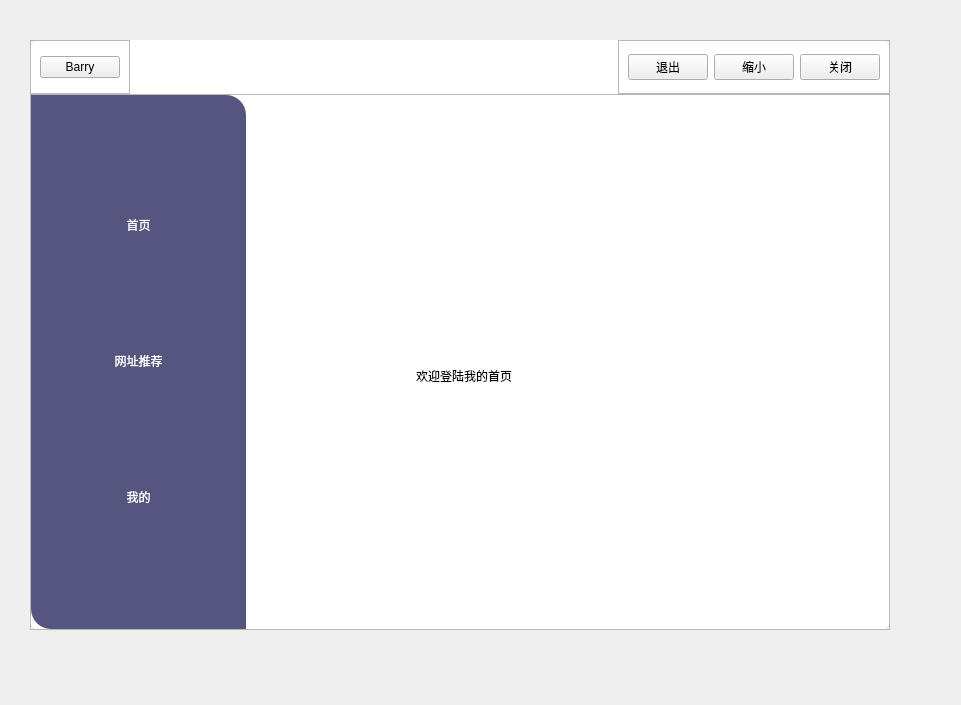
<?xml version="1.0" encoding="UTF-8"?>
<ui version="4.0">
 <class>MyWindow</class>
 <widget class="QMainWindow" name="MyWindow">
  <property name="geometry">
   <rect>
    <x>0</x>
    <y>0</y>
    <width>961</width>
    <height>705</height>
   </rect>
  </property>
  <property name="windowTitle">
   <string>MainWindow</string>
  </property>
  <widget class="QWidget" name="centralwidget">
   <widget class="QFrame" name="frame">
    <property name="geometry">
     <rect>
      <x>30</x>
      <y>40</y>
      <width>860</width>
      <height>590</height>
     </rect>
    </property>
    <property name="minimumSize">
     <size>
      <width>860</width>
      <height>590</height>
     </size>
    </property>
    <property name="styleSheet">
     <string notr="true">#frame{
	background-color: rgb(255, 255, 255);
  border-top-left-radius:10px;
  border-top-right-radius:10px;
  border-bottom-left-radius:10px;
  border-bottom-right-radius:10px;
	

}</string>
    </property>
    <property name="frameShape">
     <enum>QFrame::StyledPanel</enum>
    </property>
    <property name="frameShadow">
     <enum>QFrame::Raised</enum>
    </property>
    <layout class="QVBoxLayout" name="verticalLayout">
     <property name="spacing">
      <number>0</number>
     </property>
     <property name="leftMargin">
      <number>0</number>
     </property>
     <property name="topMargin">
      <number>0</number>
     </property>
     <property name="rightMargin">
      <number>0</number>
     </property>
     <property name="bottomMargin">
      <number>0</number>
     </property>
     <item>
      <widget class="QFrame" name="frame_2">
       <property name="sizePolicy">
        <sizepolicy hsizetype="Preferred" vsizetype="Preferred">
         <horstretch>0</horstretch>
         <verstretch>1</verstretch>
        </sizepolicy>
       </property>
       <property name="styleSheet">
        <string notr="true">#frame_2{
  background-color: rgb(255, 255, 255);
  border-top-left-radius:20px;
  border-top-right-radius:20px;
}</string>
       </property>
       <property name="frameShape">
        <enum>QFrame::StyledPanel</enum>
       </property>
       <property name="frameShadow">
        <enum>QFrame::Raised</enum>
       </property>
       <layout class="QHBoxLayout" name="horizontalLayout">
        <property name="spacing">
         <number>0</number>
        </property>
        <property name="leftMargin">
         <number>0</number>
        </property>
        <property name="topMargin">
         <number>0</number>
        </property>
        <property name="rightMargin">
         <number>0</number>
        </property>
        <property name="bottomMargin">
         <number>0</number>
        </property>
        <item alignment="Qt::AlignLeft">
         <widget class="QFrame" name="frame_4">
          <property name="sizePolicy">
           <sizepolicy hsizetype="Preferred" vsizetype="Preferred">
            <horstretch>0</horstretch>
            <verstretch>0</verstretch>
           </sizepolicy>
          </property>
          <property name="frameShape">
           <enum>QFrame::StyledPanel</enum>
          </property>
          <property name="frameShadow">
           <enum>QFrame::Raised</enum>
          </property>
          <layout class="QHBoxLayout" name="horizontalLayout_2">
           <item>
            <widget class="QPushButton" name="pushButton">
             <property name="sizePolicy">
              <sizepolicy hsizetype="Preferred" vsizetype="Fixed">
               <horstretch>0</horstretch>
               <verstretch>0</verstretch>
              </sizepolicy>
             </property>
             <property name="text">
              <string>Barry</string>
             </property>
            </widget>
           </item>
          </layout>
         </widget>
        </item>
        <item alignment="Qt::AlignRight">
         <widget class="QFrame" name="frame_5">
          <property name="sizePolicy">
           <sizepolicy hsizetype="Expanding" vsizetype="Preferred">
            <horstretch>0</horstretch>
            <verstretch>0</verstretch>
           </sizepolicy>
          </property>
          <property name="frameShape">
           <enum>QFrame::StyledPanel</enum>
          </property>
          <property name="frameShadow">
           <enum>QFrame::Raised</enum>
          </property>
          <layout class="QHBoxLayout" name="horizontalLayout_3">
           <item>
            <widget class="QPushButton" name="pushButton_logout">
             <property name="text">
              <string>退出</string>
             </property>
            </widget>
           </item>
           <item>
            <widget class="QPushButton" name="pushButton_3">
             <property name="text">
              <string>缩小</string>
             </property>
            </widget>
           </item>
           <item>
            <widget class="QPushButton" name="pushButton_2">
             <property name="text">
              <string>关闭</string>
             </property>
            </widget>
           </item>
          </layout>
         </widget>
        </item>
       </layout>
      </widget>
     </item>
     <item>
      <widget class="QFrame" name="frame_3">
       <property name="sizePolicy">
        <sizepolicy hsizetype="Preferred" vsizetype="Preferred">
         <horstretch>0</horstretch>
         <verstretch>10</verstretch>
        </sizepolicy>
       </property>
       <property name="frameShape">
        <enum>QFrame::StyledPanel</enum>
       </property>
       <property name="frameShadow">
        <enum>QFrame::Raised</enum>
       </property>
       <layout class="QHBoxLayout" name="horizontalLayout_4">
        <property name="spacing">
         <number>0</number>
        </property>
        <property name="leftMargin">
         <number>0</number>
        </property>
        <property name="topMargin">
         <number>0</number>
        </property>
        <property name="rightMargin">
         <number>0</number>
        </property>
        <property name="bottomMargin">
         <number>0</number>
        </property>
        <item>
         <widget class="QFrame" name="frame_6">
          <property name="sizePolicy">
           <sizepolicy hsizetype="Expanding" vsizetype="Preferred">
            <horstretch>1</horstretch>
            <verstretch>0</verstretch>
           </sizepolicy>
          </property>
          <property name="styleSheet">
           <string notr="true">#frame_6{
	background-color: rgb(85, 85, 127);
	border-bottom-left-radius:20px;
    border-top-right-radius:20px;
}

QPushButton{
border:none;
color:rgb(255, 255, 255);
font: 12pt &quot;幼圆&quot;;
}

QPushButton:hover{
	color: rgb(218, 218, 218);
}
QPushButton:pressed{
	padding-left:5px;
padding-top:5px;

}</string>
          </property>
          <property name="frameShape">
           <enum>QFrame::StyledPanel</enum>
          </property>
          <property name="frameShadow">
           <enum>QFrame::Raised</enum>
          </property>
          <layout class="QVBoxLayout" name="verticalLayout_2">
           <item>
            <widget class="QPushButton" name="pushButton_home">
             <property name="styleSheet">
              <string notr="true"/>
             </property>
             <property name="text">
              <string>首页</string>
             </property>
            </widget>
           </item>
           <item>
            <widget class="QPushButton" name="pushButton_web">
             <property name="styleSheet">
              <string notr="true"/>
             </property>
             <property name="text">
              <string>网址推荐</string>
             </property>
            </widget>
           </item>
           <item>
            <widget class="QPushButton" name="pushButton_my">
             <property name="styleSheet">
              <string notr="true"/>
             </property>
             <property name="text">
              <string>我的</string>
             </property>
            </widget>
           </item>
          </layout>
         </widget>
        </item>
        <item>
         <widget class="QFrame" name="frame_7">
          <property name="sizePolicy">
           <sizepolicy hsizetype="Preferred" vsizetype="Preferred">
            <horstretch>3</horstretch>
            <verstretch>0</verstretch>
           </sizepolicy>
          </property>
          <property name="styleSheet">
           <string notr="true">#frame_7{
	background-color: rgb(255, 255, 255);
border-bottom-right-radius:20px;
}</string>
          </property>
          <property name="frameShape">
           <enum>QFrame::StyledPanel</enum>
          </property>
          <property name="frameShadow">
           <enum>QFrame::Raised</enum>
          </property>
          <layout class="QVBoxLayout" name="verticalLayout_3">
           <property name="spacing">
            <number>0</number>
           </property>
           <property name="leftMargin">
            <number>0</number>
           </property>
           <property name="topMargin">
            <number>0</number>
           </property>
           <property name="rightMargin">
            <number>0</number>
           </property>
           <property name="bottomMargin">
            <number>0</number>
           </property>
           <item>
            <widget class="QStackedWidget" name="stackedWidget">
             <property name="currentIndex">
              <number>0</number>
             </property>
             <widget class="QWidget" name="page_home">
              <widget class="QLabel" name="label">
               <property name="geometry">
                <rect>
                 <x>170</x>
                 <y>220</y>
                 <width>361</width>
                 <height>121</height>
                </rect>
               </property>
               <property name="styleSheet">
                <string notr="true">font: 20pt &quot;华文行楷&quot;;</string>
               </property>
               <property name="text">
                <string>欢迎登陆我的首页</string>
               </property>
              </widget>
             </widget>
             <widget class="QWidget" name="page_web">
              <layout class="QVBoxLayout" name="verticalLayout_4">
               <item alignment="Qt::AlignHCenter">
                <widget class="QFrame" name="frame_8">
                 <property name="minimumSize">
                  <size>
                   <width>370</width>
                   <height>390</height>
                  </size>
                 </property>
                 <property name="maximumSize">
                  <size>
                   <width>370</width>
                   <height>390</height>
                  </size>
                 </property>
                 <property name="styleSheet">
                  <string notr="true">QPushButton{
border:2px solid gray;
border-radius:7px
}

QPushButton:hover{
	background-color: rgb(230, 230, 230);
}</string>
                 </property>
                 <property name="frameShape">
                  <enum>QFrame::StyledPanel</enum>
                 </property>
                 <property name="frameShadow">
                  <enum>QFrame::Raised</enum>
                 </property>
                 <layout class="QVBoxLayout" name="verticalLayout_5">
                  <item>
                   <widget class="QPushButton" name="pushButton_bilibili">
                    <property name="minimumSize">
                     <size>
                      <width>0</width>
                      <height>30</height>
                     </size>
                    </property>
                    <property name="text">
                     <string>BiliBili</string>
                    </property>
                   </widget>
                  </item>
                  <item>
                   <widget class="QPushButton" name="pushButton_csdn">
                    <property name="minimumSize">
                     <size>
                      <width>0</width>
                      <height>30</height>
                     </size>
                    </property>
                    <property name="text">
                     <string>CSDN</string>
                    </property>
                   </widget>
                  </item>
                  <item>
                   <widget class="QPushButton" name="pushButton_apple">
                    <property name="minimumSize">
                     <size>
                      <width>0</width>
                      <height>30</height>
                     </size>
                    </property>
                    <property name="text">
                     <string>APPLE</string>
                    </property>
                   </widget>
                  </item>
                  <item>
                   <widget class="QPushButton" name="pushButton_vedio">
                    <property name="minimumSize">
                     <size>
                      <width>0</width>
                      <height>30</height>
                     </size>
                    </property>
                    <property name="text">
                     <string>VEDIO</string>
                    </property>
                   </widget>
                  </item>
                 </layout>
                </widget>
               </item>
              </layout>
             </widget>
             <widget class="QWidget" name="page_my">
              <layout class="QVBoxLayout" name="verticalLayout_7">
               <item alignment="Qt::AlignHCenter">
                <widget class="QFrame" name="frame_9">
                 <property name="minimumSize">
                  <size>
                   <width>370</width>
                   <height>390</height>
                  </size>
                 </property>
                 <property name="maximumSize">
                  <size>
                   <width>370</width>
                   <height>390</height>
                  </size>
                 </property>
                 <property name="styleSheet">
                  <string notr="true">QPushButton{
	background-color: rgb(244, 255, 202);
border:2px solid gray;
border-radius:7px
}

QPushButton:hover{
	background-color: rgb(255, 255, 73);
}</string>
                 </property>
                 <property name="frameShape">
                  <enum>QFrame::StyledPanel</enum>
                 </property>
                 <property name="frameShadow">
                  <enum>QFrame::Raised</enum>
                 </property>
                 <layout class="QVBoxLayout" name="verticalLayout_6">
                  <item>
                   <widget class="QLineEdit" name="lineEdit_m_pass">
                    <property name="minimumSize">
                     <size>
                      <width>0</width>
                      <height>30</height>
                     </size>
                    </property>
                    <property name="maximumSize">
                     <size>
                      <width>16777215</width>
                      <height>30</height>
                     </size>
                    </property>
                    <property name="placeholderText">
                     <string>密码：</string>
                    </property>
                   </widget>
                  </item>
                  <item>
                   <widget class="QLineEdit" name="lineEdit_m_pass_sure">
                    <property name="minimumSize">
                     <size>
                      <width>0</width>
                      <height>30</height>
                     </size>
                    </property>
                    <property name="maximumSize">
                     <size>
                      <width>16777215</width>
                      <height>30</height>
                     </size>
                    </property>
                    <property name="placeholderText">
                     <string>确认密码</string>
                    </property>
                   </widget>
                  </item>
                  <item>
                   <widget class="QPushButton" name="pushButton_4">
                    <property name="minimumSize">
                     <size>
                      <width>0</width>
                      <height>30</height>
                     </size>
                    </property>
                    <property name="maximumSize">
                     <size>
                      <width>16777215</width>
                      <height>30</height>
                     </size>
                    </property>
                    <property name="text">
                     <string>确定</string>
                    </property>
                   </widget>
                  </item>
                  <item>
                   <widget class="QStackedWidget" name="stackedWidget_2">
                    <property name="minimumSize">
                     <size>
                      <width>0</width>
                      <height>40</height>
                     </size>
                    </property>
                    <property name="maximumSize">
                     <size>
                      <width>16777215</width>
                      <height>40</height>
                     </size>
                    </property>
                    <property name="currentIndex">
                     <number>0</number>
                    </property>
                    <widget class="QWidget" name="page"/>
                    <widget class="QWidget" name="page_3">
                     <widget class="QLabel" name="label_2">
                      <property name="geometry">
                       <rect>
                        <x>30</x>
                        <y>0</y>
                        <width>297</width>
                        <height>51</height>
                       </rect>
                      </property>
                      <property name="sizePolicy">
                       <sizepolicy hsizetype="Expanding" vsizetype="Expanding">
                        <horstretch>0</horstretch>
                        <verstretch>0</verstretch>
                       </sizepolicy>
                      </property>
                      <property name="styleSheet">
                       <string notr="true">color: rgb(255, 0, 0);</string>
                      </property>
                      <property name="text">
                       <string>         账号和密码不能为空</string>
                      </property>
                     </widget>
                    </widget>
                    <widget class="QWidget" name="page_2">
                     <widget class="QLabel" name="label_3">
                      <property name="geometry">
                       <rect>
                        <x>30</x>
                        <y>0</y>
                        <width>297</width>
                        <height>51</height>
                       </rect>
                      </property>
                      <property name="styleSheet">
                       <string notr="true">color: rgb(255, 0, 0);</string>
                      </property>
                      <property name="text">
                       <string>            两次密码不一致</string>
                      </property>
                     </widget>
                    </widget>
                    <widget class="QWidget" name="page_4">
                     <widget class="QLabel" name="label_4">
                      <property name="geometry">
                       <rect>
                        <x>20</x>
                        <y>0</y>
                        <width>297</width>
                        <height>51</height>
                       </rect>
                      </property>
                      <property name="styleSheet">
                       <string notr="true">color:rgb(0, 170, 0)</string>
                      </property>
                      <property name="text">
                       <string>             密码修改成功</string>
                      </property>
                     </widget>
                    </widget>
                   </widget>
                  </item>
                 </layout>
                </widget>
               </item>
              </layout>
             </widget>
            </widget>
           </item>
          </layout>
         </widget>
        </item>
       </layout>
      </widget>
     </item>
    </layout>
   </widget>
  </widget>
 </widget>
 <resources/>
 <connections>
  <connection>
   <sender>pushButton_2</sender>
   <signal>clicked()</signal>
   <receiver>MyWindow</receiver>
   <slot>close()</slot>
   <hints>
    <hint type="sourcelabel">
     <x>835</x>
     <y>66</y>
    </hint>
    <hint type="destinationlabel">
     <x>909</x>
     <y>28</y>
    </hint>
   </hints>
  </connection>
  <connection>
   <sender>pushButton_3</sender>
   <signal>clicked()</signal>
   <receiver>MyWindow</receiver>
   <slot>showMinimized()</slot>
   <hints>
    <hint type="sourcelabel">
     <x>745</x>
     <y>67</y>
    </hint>
    <hint type="destinationlabel">
     <x>755</x>
     <y>9</y>
    </hint>
   </hints>
  </connection>
 </connections>
</ui>
